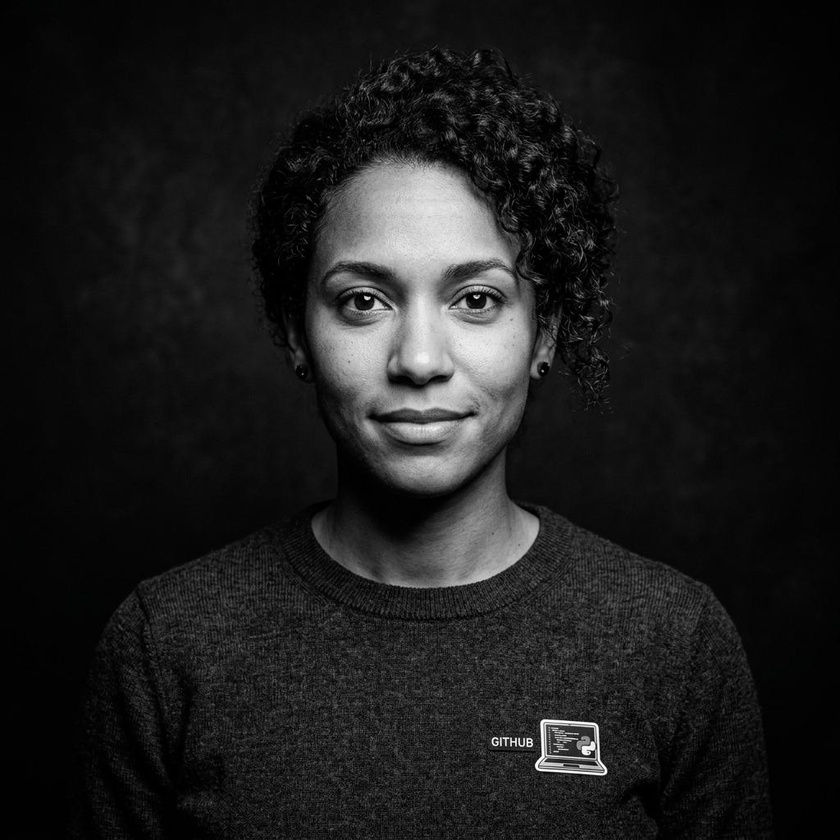
#> input picture source-photo.jpg, 840 x 840 px, shrunk from 1024 x 1024 before the run
$ python -i prep_photo.py   (imports and definitions only)
#> lines starting #> are read from the running program, lines starting #| are printed output that depends on the picture; after the words box and inside, x2 and y2 are one past the last pixel; in counts of white or black regions, pixels touching at a corner belong together
#> further down, picture is the input picture: shape (840, 840, 3); mean B, G, R 28.5, 28.5, 28.5
import sys
import os
import cv2
import numpy as np
from PIL import Image
from pathlib import Path

# Add scripts directory to path for config import
sys.path.append(str(Path(__file__).parent))
import config

# [8 lines left out: function remove_background_rembg, not called in this run]

def fallback_background_removal(cv_img: np.ndarray) -> np.ndarray:
    """Fallback background isolation using OpenCV thresholding and mask."""
    gray = cv2.cvtColor(cv_img, cv2.COLOR_BGR2GRAY)
    # Threshold dark background vs foreground subject
    _, mask = cv2.threshold(gray, 30, 255, cv2.THRESH_BINARY)
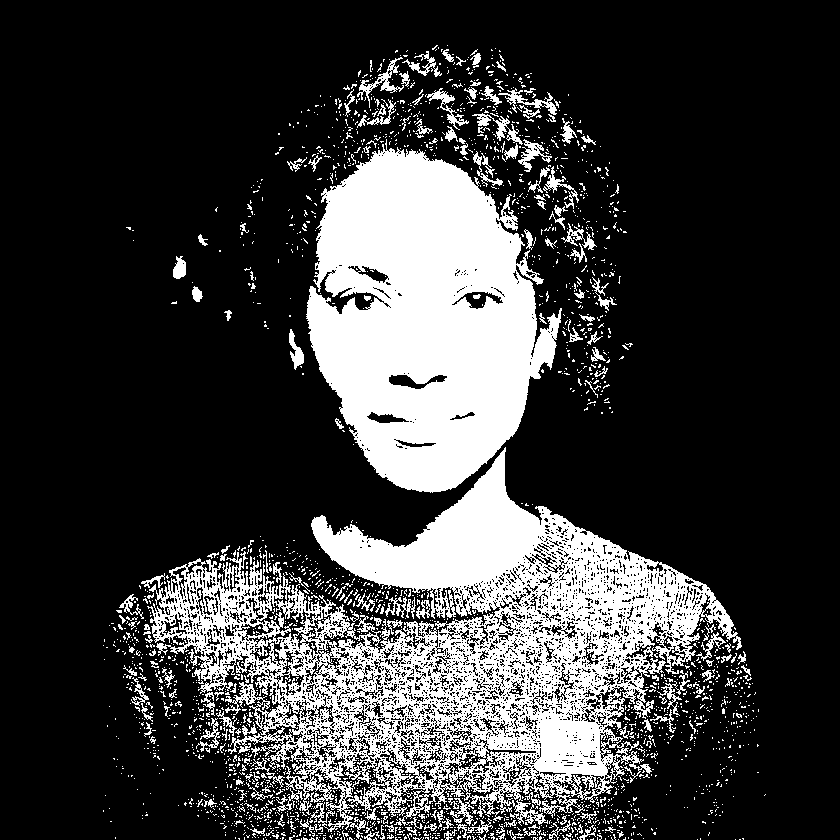
#> mask: shape (840, 840); 23.3% white; 2572 white regions (2393 under 20 px), largest, box (x1, y1, x2, y2) and area: (147, 447, 742, 839) 84168, (306, 139, 562, 493) 58411, (357, 57, 404, 108) 478
    # Smooth mask
    kernel = cv2.getStructuringElement(cv2.MORPH_ELLIPSE, (5, 5))
    mask = cv2.morphologyEx(mask, cv2.MORPH_CLOSE, kernel)
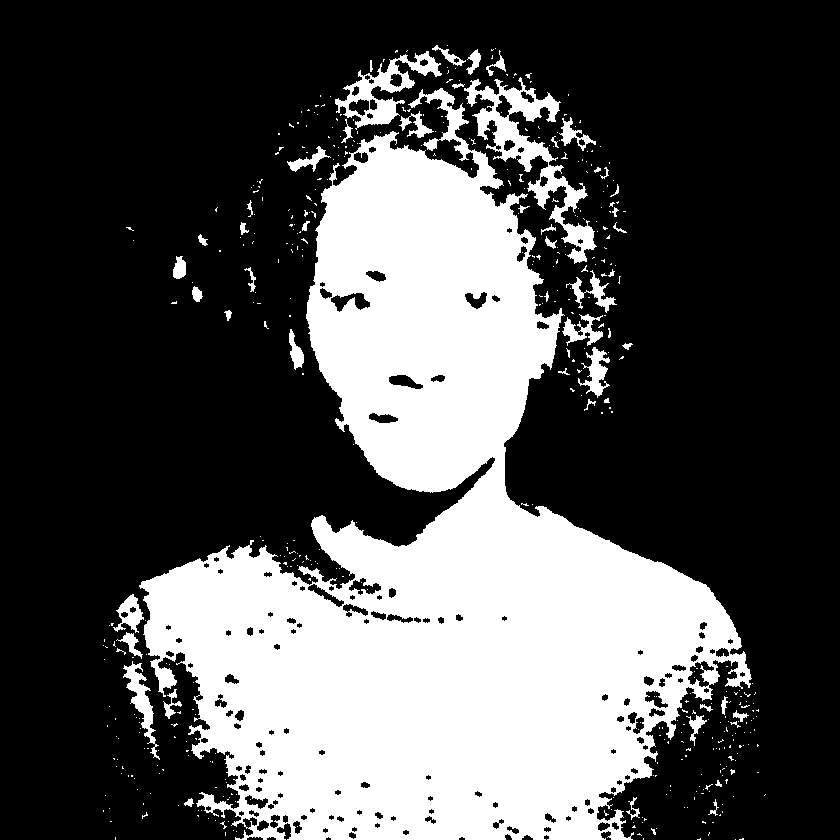
#> mask: shape (840, 840); 31.8% white; 483 white regions (430 under 20 px), largest, box (x1, y1, x2, y2) and area: (139, 88, 752, 840) 207225, (464, 77, 597, 264) 5524, (335, 51, 442, 130) 2539
    return mask

# [42 lines left out: function process_photo, not called in this run]

# [4 lines not run here, left out]

>>> import cv2
>>> picture = cv2.imread('../source-photo.jpg')
>>> result = fallback_background_removal(picture)
